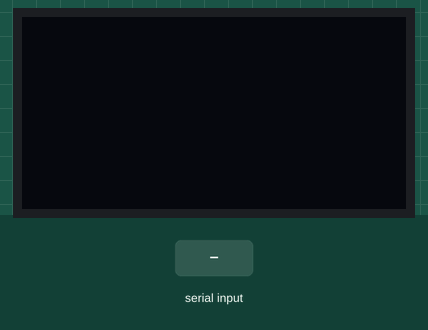
Recording of a sketch running on a simulated ESP32. Parts: 128×64 one-colour display. The test bench sets the inputs (shaded band). What the sketch prints to the serial monitor is not drawn.

Above: at 2.4 s.
2.5 s: "d" received over Serial
At 3.3 s:
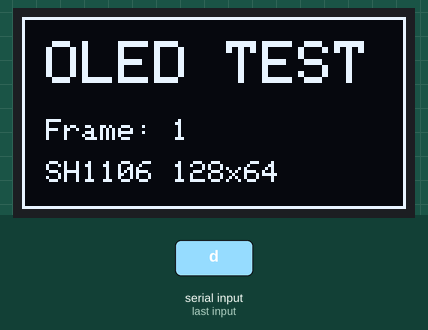
At 5.2 s:
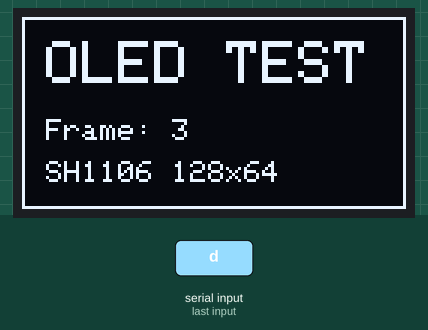
5.5 s: "s" received over Serial
Timing chart, 0 to 8.5 s (numbered marks = the images above; inputs shaded):
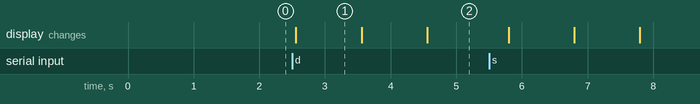

Measured:
- after the input at 2.5 s, the display: changes after 0.06 s (image 1)
- what the display in image 1 shows lasts 1.0 s, from 2.6 s to 3.6 s

The sketch:

06_oled.ino
```cpp
#include <Arduino.h>
#include <Wire.h>
#include <Adafruit_GFX.h>
#include <Adafruit_SH110X.h>

// Project display: SH1106 128x64 I2C. SDA=21, SCL=22.
// VCC -> 3V3, GND -> GND. Follow the module's printed labels.
constexpr uint8_t OLED_ADDRESS = 0x3C; // Change only to the scanned OLED address.
Adafruit_SH1106G display(128, 64, &Wire, -1);
bool displayReady = false;
uint32_t lastFrame = 0;
unsigned long frame = 0;

void scanBus() {
  int found = 0;
  Serial.println("I2C scan starting (only the OLED should be connected)...");
  for (uint8_t address = 1; address < 127; ++address) {
    Wire.beginTransmission(address);
    const uint8_t error = Wire.endTransmission();
    if (error == 0) {
      ++found;
      Serial.printf("Device answered at 0x%02X\n", address);
    } else if (error != 2) {
      Serial.printf("Bus error %u at 0x%02X. Check power and SDA/SCL, then retry s.\n", error, address);
      return;
    }
  }
  Serial.printf("Scan complete: %d device(s). An address alone does not identify the driver.\n", found);
  Serial.println("If OLED address matches OLED_ADDRESS, send d for the visual test.");
}

void setup() {
  Serial.begin(115200);
  Wire.begin(21, 22);
  Wire.setClock(100000);
  Wire.setTimeOut(50);
  delay(1200);
  Serial.println("\nOLED TEST: send s to scan, then d to start the SH1106 visual test.");
  Serial.println("Confirm a changing counter, complete border, and alternating light/dark screen.");
}

void loop() {
  if (Serial.available()) {
    const char command = Serial.read();
    if (command == 's' || command == 'S') scanBus();
    if ((command == 'd' || command == 'D') && !displayReady) {
      Wire.beginTransmission(OLED_ADDRESS);
      if (Wire.endTransmission() != 0) {
        Serial.printf("No device answered at 0x%02X. Send s first.\n", OLED_ADDRESS);
      } else if (!display.begin(OLED_ADDRESS, true)) {
        Serial.println("Display initialization failed. Check wiring/address/library.");
      } else {
        displayReady = true;
        Serial.println("Inspect the screen yourself; initialization alone is not a PASS.");
      }
    }
  }
  if (displayReady && uint32_t(millis() - lastFrame) >= 1000) {
    lastFrame = millis();
    display.clearDisplay();
    display.setTextColor(SH110X_WHITE);
    display.drawRect(0, 0, 128, 64, SH110X_WHITE);
    display.setTextSize(2);
    display.setCursor(8, 8);
    display.println("OLED TEST");
    display.setTextSize(1);
    display.setCursor(8, 34);
    display.print("Frame: ");
    display.print(++frame);
    display.setCursor(8, 48);
    display.print("SH1106 128x64");
    display.display();
    display.invertDisplay((frame % 2) == 0);
    Serial.printf("Visual frame %lu sent; inspect OLED.\n", frame);
  }
  delay(1);
}
```
